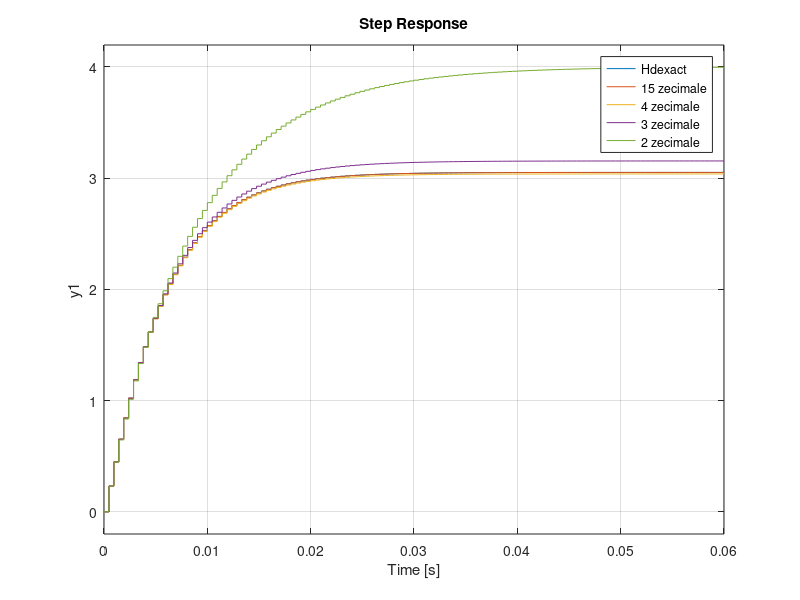

The MATLAB script that drew this image:
%% discretization

Hc=tf(500*[1 410],conv([1 210],[1 320])); 
Te=max([1/210,1/320])/10;% establish sampling period 
Hd=c2d(Hc,Te,'zoh')

%% ex 2
zpk(Hd)

%% ex 3
format long
[num,den]=tfdata(Hd,'v')


%% ex 4

step(Hc,Hd);
legend('Hc','Hd')

%% ex 5
[y,t]=step(Hd); 
step(Hc);hold;stem(t,y,'r');hold 
legend('Hc','Hd');

%% ex 6
Hdexact = tf(num,den,Te);
Hd4=tf([0 0.2312 -0.1902],[ 1 -1.7634 0.7769],Te);
Hd3=tf([0 0.231 -0.190],[ 1 -1.763 0.776],Te); 
Hd2=tf([0 0.23 -0.19],[ 1 -1.76 0.77],Te); 
step(Hdexact,Hd,Hd4,Hd3,Hd2);shg
legend('Hdexact','15 zecimale','4 zecimale','3 zecimale','2 zecimale')
